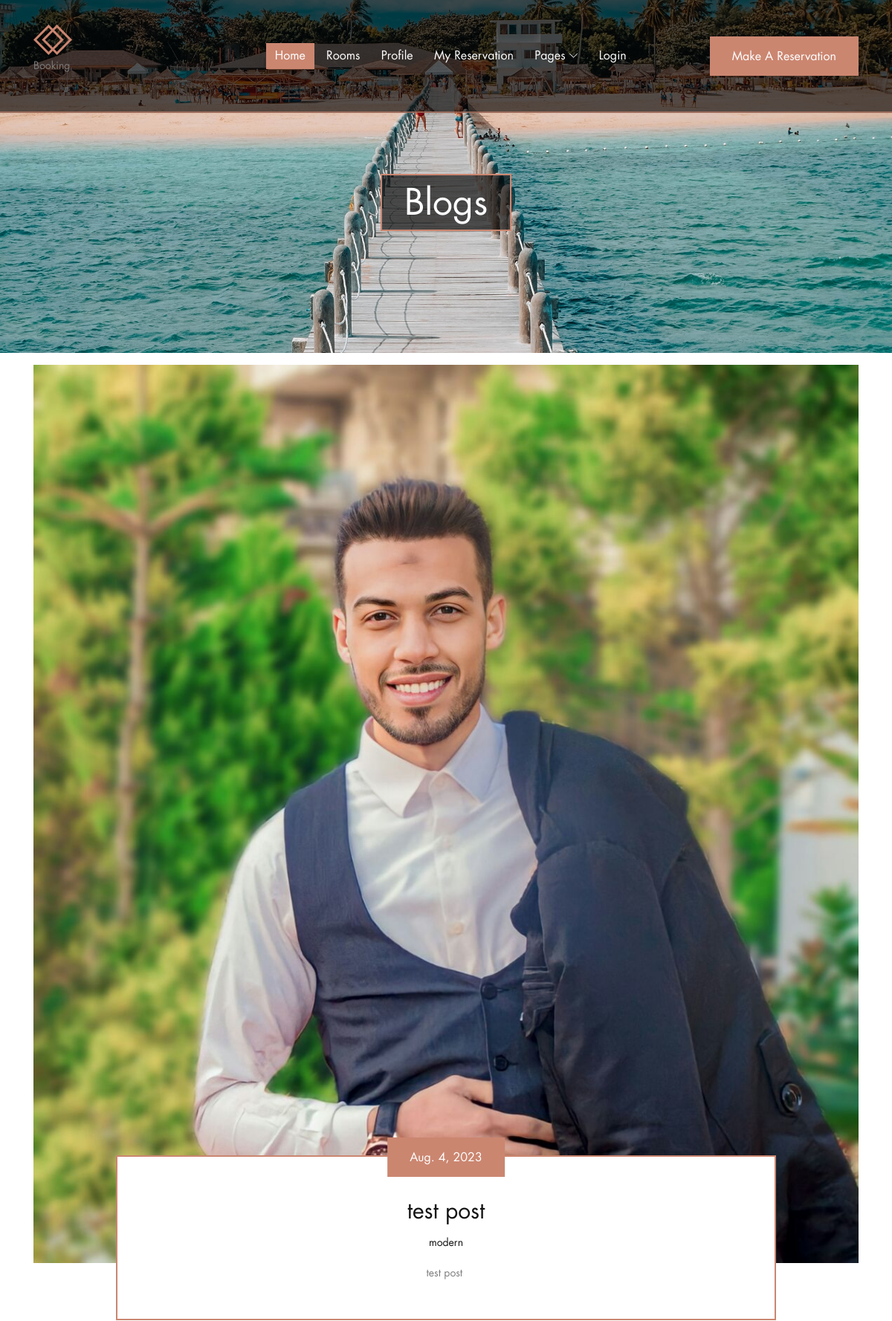
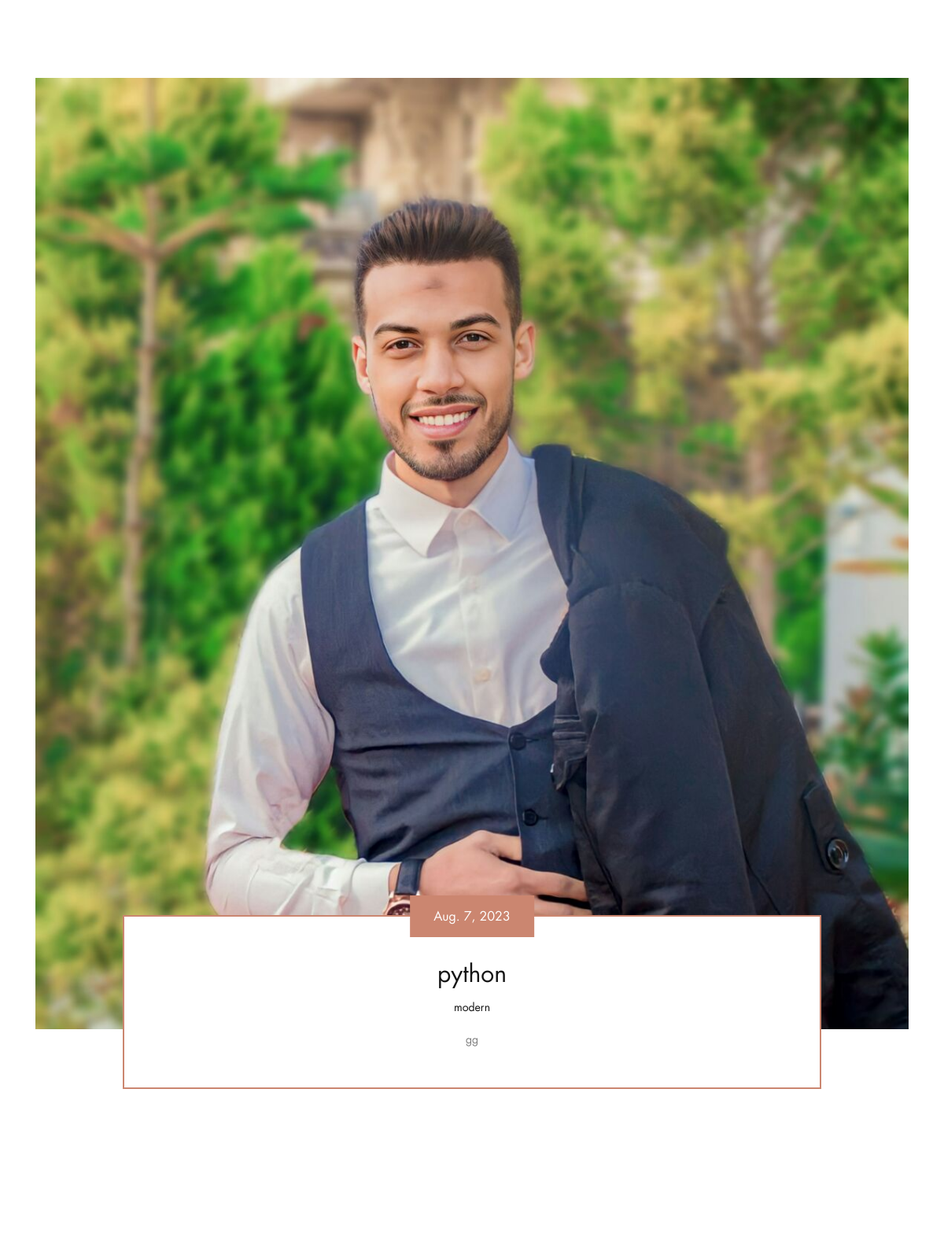
/blog/ (upper part), run on an earlier commit of the app's database (2 pictures, top to bottom).
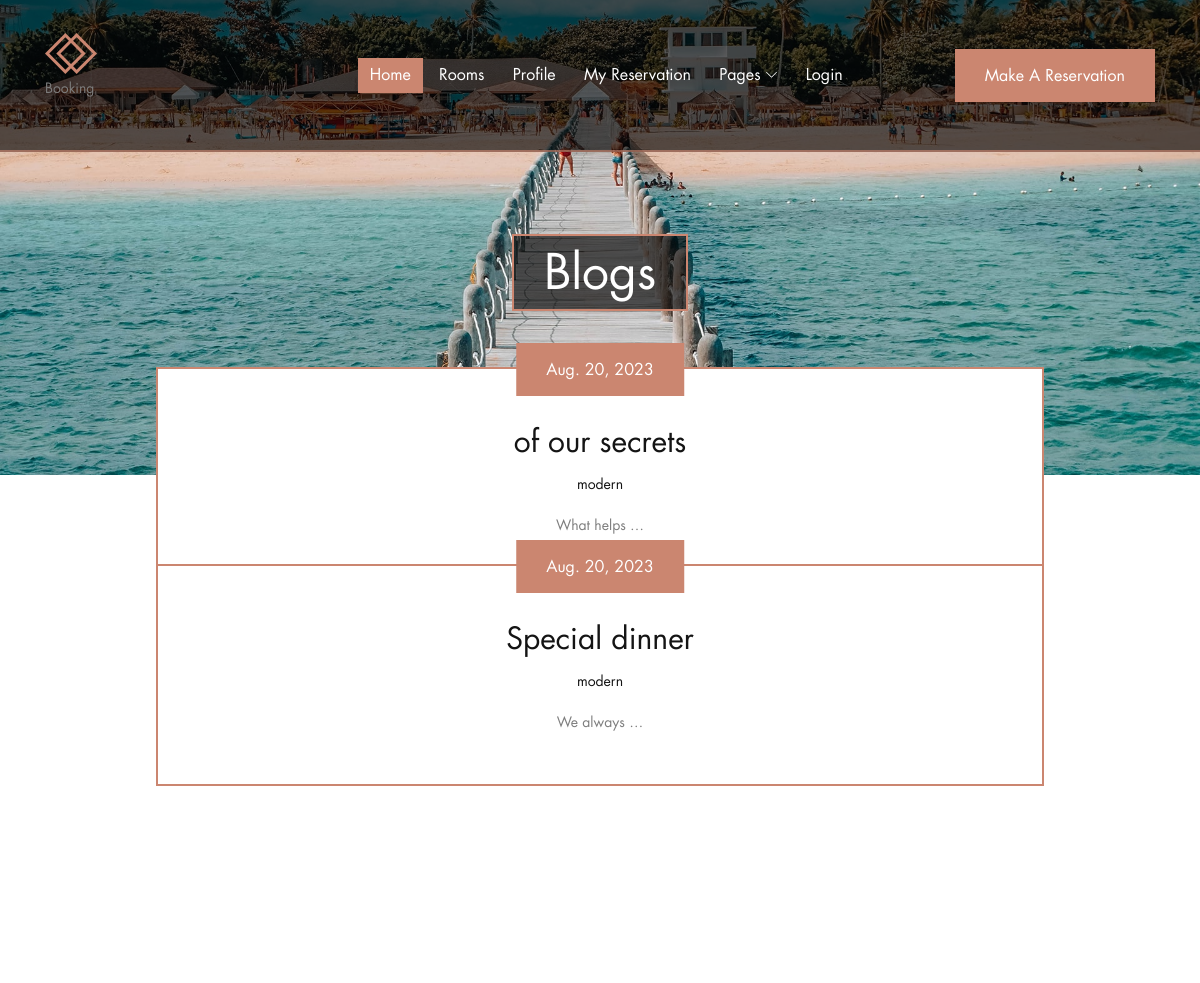
And on a later commit of the database.
### settings/models.py (models this page shows, shortened)
class Settings(models.Model):
    site_name = models.CharField(max_length=50)
    logo = models.ImageField(upload_to='home_page/')
    email = models.EmailField(max_length=254)
    image = models.ForeignKey('Image',related_name='home_page_image',on_delete=models.CASCADE, null=True, blank=True)
    phone_number = models.CharField(max_length=20)
    description = models.TextField(max_length=200 )
    address = models.CharField(max_length=500 , default= 'Egypt')
    fb_link = models.URLField(max_length=200)
    tw_link = models.URLField(max_length=200)
    in_link = models.URLField(max_length=200)
    address_2 = models.CharField(max_length = 300 ,default= 'Egypt')

### blog/models.py (models this page shows, shortened)
class Post(models.Model):
    author = models.ForeignKey(User,related_name='post_author',on_delete=models.CASCADE)
    title = models.CharField(max_length=150, unique= True)
    image = models.ImageField(upload_to='post/')
    tag = TaggableManager()
    created_at = models.DateTimeField(default=timezone.now)
    residency_programme = models.TextField(max_length=10000)
    category = models.ForeignKey('Category',related_name='post_category',on_delete=models.CASCADE)
    slug = models.SlugField(null= True, blank= True)
    def get_absolute_url(self):
        return reverse("blog:post_detail", kwargs={"slug": self.slug})

class Category(models.Model):
    name = models.CharField(max_length=100)
    def __str__(self):
        return self.name

### blog/views.py (the view)
# urls.py: path('', views.post_list, name='post_list'),
def post_list(request):
    posts = Post.objects.all()
    return render(request,'blog/post_list.html', {'posts':posts })

### blog/templates/blog/post_list.html (shortened to what this page needs)
{% extends 'base.html' %}
{% load static %}
{% block body %}
    <section class="breadcumb-area bg-img d-flex align-items-center justify-content-center" style="background-image: url({% static 'img/bg-img/bg-7.jpg'%} );">
        <div class="bradcumbContent">
            <h2>Blogs</h2>
        </div>
    </section>
    <div class="book-now-area">
        <div class="container">
            <div class="row justify-content-center">
                <div class="col-12 col-lg-10">
                </div>
            </div>
        </div>
    </div>
    <div class="blog-area section-padding-0-100">
        <div class="container">
            <div class="row">
                <div class="col-12">
                    <div class="palatin-blog-posts">
                    {% for post in posts %}
                        <div class="single-blog-post mb-100 wow fadeInUp" data-wow-delay="100ms">
                            <div class="blog-post-thumb">
                                <img src={{post.image.url}} alt="">
                            </div>
                            <div class="post-content">
                                <a href="{{post.get_absolute_url}}" class="post-date btn palatin-btn">{{post.created_at|date}}</a>
                                <a href="{{post.get_absolute_url}}" class="post-title">{{post.title}}</a>
                                <div class=" d-flex justify-content-center">
                                    <a href="{{post.get_absolute_url}}" class="post-catagory">{{post.category}}</a>
                                </div>
                                <p>{{post.residency_programme|safe|truncatewords:2}}</p>
                            </div>
                        </div>
                    {% endfor %}
                    </div>
                </div>
                </div>
            </div>
        </div>
{% endblock body %}

### templates/base.html (shortened to what this page needs)
{% load static %}
<!DOCTYPE html>
<html lang="en">
<head>
    <link rel="stylesheet" href="{% static 'style.css' %}">
</head>
<body>
    <header class="header-area">
        <div class="palatin-main-menu">
            <div class="classy-nav-container breakpoint-off">
                <div class="container">
                    <nav class="classy-navbar justify-content-between" id="palatinNav">
                        <a href="{%url 'settings:home' %}" class="nav-brand"><img src="{{my_footer.logo.url}}" alt="My image"><p>Booking</p></a>
                        <div class="classy-menu">
                            <div class="classynav">
                                <ul>
                                    <li class="active"><a href="{%url 'settings:home' %}">Home</a></li>
                                    <li><a href="{%url 'unit:unit_list' %}">Rooms</a></li>
                                    <li><a href="{%url 'accounts:profile'%}">Profile</a></li>
                                    <li><a href="{%url 'accounts:my_reservation'%}">My Reservation</a></li>
                                    <li><a href="#">Pages</a>
                                    </li>
                                {% if request.user.is_authenticated %}
                                {% else %}
                                    <li><a href="{%url 'login'%}">Login</a></li>
                                {% endif %}
                                </ul>
                                <div class="menu-btn">
                                    <a href="{%url 'unit:unit_list' %}" class="btn palatin-btn">Make a Reservation</a>
                                </div>
                            </div>
                        </div>
                    </nav>
                </div>
            </div>
        </div>
    </header>
    {% block body %}
    {% endblock body %}
</body>
</html>

### static/style.css (style rules this page uses)
* { margin: 0; padding: 0; }
body { font-family: "FuturaLT-Book"; font-size: 14px; }
h1, h2, h3, h4, h5, h6 { color: #363636; line-height: 1.3; font-weight: 400; }
p { color: #7d7d7d; font-size: 14px; line-height: 2.1; font-weight: 400; }
a, a:hover, a:focus { -webkit-transition-duration: 500ms; transition-duration: 500ms; text-decoration: none; outline: 0 solid transparent; color: #141414; font-weight: 400; font-size: 14px; }
ul, ol { margin: 0; }
ul li, ol li { list-style: none; }
img { height: auto; max-width: 100%; }
.mb-100 { margin-bottom: 100px !important; }
.section-padding-0-100 { padding-top: 0; padding-bottom: 100px; }
.bg-img { background-position: center center; background-size: cover; background-repeat: no-repeat; }
.palatin-btn { background-color: #cb8670; -webkit-transition-duration: 500ms; transition-duration: 500ms; position: relative; z-index: 1; display: inline-block; min-width: 123px; height: 53px; color: #ffffff; border: none; border-radius: 0; padding: 0 30px; font-size: 16px; line-height: 53px; text-transform: capitalize; }
.header-area { position: absolute; z-index: 100; width: 100%; top: 0; left: 0; z-index: 1000; }
.header-area .palatin-main-menu { position: relative; width: 100%; background-color: rgba(0, 0, 0, 0.63); border-bottom: 2px solid rgba(203, 134, 112, 0.63); }
.header-area .palatin-main-menu .classy-nav-container { background-color: transparent; }
.header-area .palatin-main-menu .classy-navbar { -webkit-transition-duration: 300ms; transition-duration: 300ms; background-color: transparent; height: 150px; padding: 0; }
.header-area .palatin-main-menu .classy-navbar .classynav ul li a { text-transform: capitalize; color: #ffffff; font-size: 16px; background-color: transparent; }
.header-area .palatin-main-menu .classy-navbar .classynav ul li.active a { color: #ffffff; background-color: #cb8670; }
.header-area .palatin-main-menu .classy-navbar .classynav ul li.megamenu-item > a::after, .header-area .palatin-main-menu .classy-navbar .classynav ul li.has-down > a::after { color: #ffffff; }
.header-area .palatin-main-menu .classy-navbar .menu-btn { margin-left: 100px; }
.header-area .palatin-main-menu .classy-navbar .menu-btn a { color: #ffffff; font-size: 16px; }
.book-now-area { position: relative; z-index: 100; margin-bottom: 15px; }
.breadcumb-area { position: relative; z-index: 10; width: 100%; height: 475px; }
.breadcumb-area .bradcumbContent { margin-top: 70px; }
.breadcumb-area .bradcumbContent h2 { font-size: 48px; color: #ffffff; margin-bottom: 0; padding: 5px 30px; border: 2px solid #cb8670; background-color: rgba(0, 0, 0, 0.63); }
.single-blog-post { position: relative; z-index: 10; }
.single-blog-post .blog-post-thumb { position: relative; z-index: 1; }
.single-blog-post .post-content { position: relative; z-index: 1; width: 80%; border: 2px solid #cb8670; padding: 50px 40px 30px; left: 10%; text-align: center; margin-top: -145px; background-color: #ffffff; }
.single-blog-post .post-content .post-date { position: absolute; left: 50%; top: -26.5px; -webkit-transform: translateX(-50%); transform: translateX(-50%); }
.single-blog-post .post-content .post-title { font-size: 30px; display: block; margin-bottom: 10px; }

What changed in the data, as far as the page shows it:
removed Post: image (picture), created_at "Aug. 4, 2023", title "test post", category "modern", residency_programme "test post"
removed Post: image (picture), created_at "Aug. 7, 2023", title "python", category "modern", residency_programme "gg"
added Post: created_at "Aug. 20, 2023", title "of our secrets", category "modern", residency_programme "What helps …"
added Post: created_at "Aug. 20, 2023", title "Special dinner", category "modern", residency_programme "We always …"
